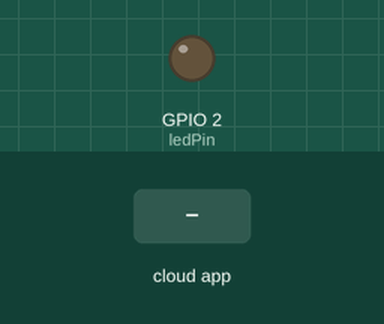
A sketch run on a simulated ESP32. On the bench: output pins drawn as LEDs (lit = HIGH). Inputs (shaded band) come from the test bench. WiFi joins after 1.5 s; servers stay silent unless stated; the Firebase database answers and starts empty; what the sketch prints to the serial monitor is not drawn.

Above: at 2.7 s.
2.8 s: the phone or cloud app sets amount to 1
At 7.2 s:
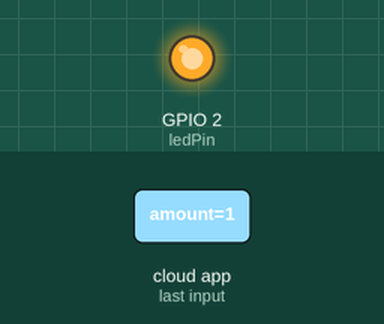
8.3 s: the phone or cloud app sets amount to 0
At 12.9 s:
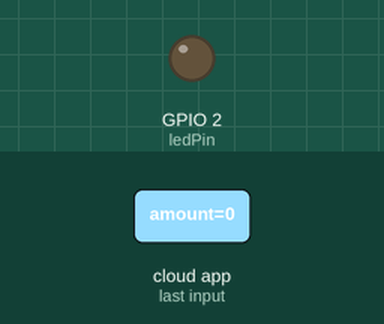
Timing chart, 0 to 14.4 s (numbered marks = the images above; inputs shaded):
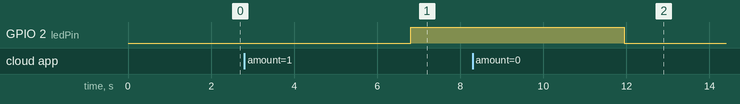

The sketch:

FBvalueToIDE.ino
```cpp
#include <Arduino.h>
#include <WiFi.h>
#include <Firebase_ESP_Client.h>

// Insert your network credentials
#define WIFI_SSID "BB's S10 Lite"
#define WIFI_PASSWORD "password1234"

// Insert Firebase project API Key
#define API_KEY "AIzaSyD9odwLVX8f6W3A8_zBn0hXrMrqgntb1EE"

// Insert RTDB URL
#define DATABASE_URL "https://aquatech01234-default-rtdb.asia-southeast1.firebasedatabase.app/"

// Define Firebase Data object
FirebaseData fbdo;
FirebaseAuth auth;
FirebaseConfig config;

// Pin for LED
const int ledPin = 2; // Change this to your LED pin

void setup() {
  Serial.begin(115200);

  // Connect to Wi-Fi
  WiFi.begin(WIFI_SSID, WIFI_PASSWORD);
  Serial.print("Connecting to Wi-Fi");
  while (WiFi.status() != WL_CONNECTED) {
    Serial.print(".");
    delay(300);
  }
  Serial.println();
  Serial.print("Connected with IP: ");
  Serial.println(WiFi.localIP());
  Serial.println();

  // Initialize Firebase
  config.api_key = API_KEY;
  config.database_url = DATABASE_URL;
  auth.user.email = "leonjosemathew718@gmail.com"; // Change this to your Firebase authentication email
  auth.user.password = "123456@"; // Change this to your Firebase authentication password
  Firebase.begin(&config, &auth);

  if (Firebase.ready()) {
    Serial.println("Connected to Firebase");
  } else {
    Serial.println("Failed to connect to Firebase");
    Serial.println("Reason: " + String(fbdo.errorReason()));
    while (1);
  }

  pinMode(ledPin, OUTPUT);
}

void loop() {
  // Fetch water value from Firebase
  if (Firebase.RTDB.getInt(&fbdo, "water/amount")) {
    Serial.println("Fetching water value...");
    while (fbdo.dataType() != "int") {
      delay(100);
    }
    int waterValue = fbdo.intData();
    Serial.print("Water value from FB: ");
    Serial.println(waterValue);

    // Display water value using LED
    if (waterValue > 0) {
      digitalWrite(ledPin, HIGH); // Turn on LED
    } else {
      digitalWrite(ledPin, LOW); // Turn off LED
    }
  } else {
    Serial.println("Failed to fetch water value");
    Serial.println("Reason: " + String(fbdo.errorReason()));
  }

  delay(5000); // Adjust delay as needed
}
```

Measured:
- after the input at 2.8 s, GPIO 2 (ledPin): LOW → HIGH after 4.0 s
- after the input at 8.3 s, GPIO 2 (ledPin): HIGH → LOW after 3.7 s
